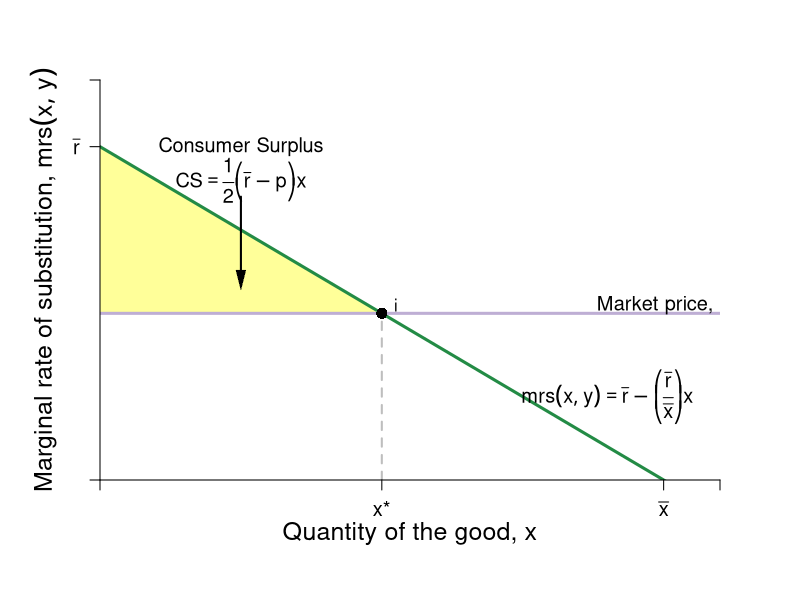

This figure's R source:
require(shape)
pdf(file = "indmarketdemand/mrs_price_cs.pdf", width = 9, height = 7)

#Set parameters for graphics
axislabelsize <- 1.5
labelsize <- 1.2
graphlinewidth <- 3
segmentlinewidth <- 2

COL <- c("#7fc97f", "#beaed4", "#fdc086", "#ffff99", "#386cb0", "#f0027f", "#bf5b17", "#666666")
COLA <- c("#99d8c9","#66c2a4","#41ae76", "#238b45", "#005824")
COLB <- c("#4eb3d3", "#2b8cbe", "#0868ac","#084081")

par(mar =  c(6, 5, 4, 4))

mrsA <- function(x, rmax = 10, xmax = 20) {
  rmax - (rmax/xmax)*x
}

# uA <- function(x, y, rmax, rmax = 10, xmas = 20) {
#   y + rmax*x - (1/2)(rmax/xmax)*x^2
# }

xlims <- c(0, 22)
ylims <- c(0, 12)

npts <- 501 
x <- seq(xlims[1], xlims[2], length.out = npts)
y <- seq(ylims[1], ylims[2], length.out = npts) 
a <- c(46.08, 55, 64)
b <- c(46.08, 55, 64)

plot(0, 0, xlim = xlims, ylim = ylims, type = "n",
     xlab = expression(paste("")),
     ylab = expression(paste("")), 
     xaxt = "n", 
     yaxt = "n", 
     cex.lab = axislabelsize, 
     bty = "n",
     xaxs = "i", 
     yaxs = "i")

# ticksy <- seq(from = 0, to = ylims[2], by = 2)
# ylabels <- seq(from = 0, to = ylims[2], by = 2)
# ticksx <- seq(from = 0, to = xlims[2], by = 2)
# xlabels <- seq(from = 0, to = xlims[2], by = 2)
ticksy <- c(0, 10, ylims[2])
ylabels <- c(NA, expression(paste(bar(r))), NA)
ticksx <- c(0, 10, 20, xlims[2])
xlabels <- c(NA, expression(paste(x,"*")), expression(paste(bar(x))), NA)

npts <- 500 
xx1 <- seq(xlims[1], xlims[2], length.out = npts)

xpoly <- c(0, 10, 0)
ypoly <- c(5, 5, 10)
polygon(x = xpoly, y = ypoly, col = COL[4], density=NULL, border = NA)

lines(xx1, mrsA(xx1, rmax = 10, xmax = 20), col = COLA[4], lwd = graphlinewidth)
#lines(xx1, brfB(xx1, alpha = 16, beta = 1/24), col = COLB[4], lwd = graphlinewidth)

segments(0, 5, xlims[2], 5, lty = 1, col = COL[2] , lwd = graphlinewidth)
segments(10, 0, 10, 5, lty = 2, col = "gray" , lwd = segmentlinewidth)

mtext(expression(paste("Quantity of the good, ", x)), side=1, line = 2.5, cex = axislabelsize)
text(-2, 6, expression(paste("Marginal rate of substitution, ", mrs(x,y))), xpd = TRUE, cex = axislabelsize, srt = 90) 

points(10, 5, pch = 16, col = "black", cex = 1.5)
text(10.5, 5.25, expression(i))

#segments(4.11765, 6.17647, 5.88, 8.88, lty = 1, col = COL[2] , lwd = graphlinewidth)
text(20, 5.25, expression("Market price, p"), cex = labelsize)

#Label mrs function
text(18, 2.5, expression(paste(mrs(x,y) == bar(r) - bgroup("(",frac(bar(r), bar(x)),")")*x)), cex = labelsize)

#Label highest willingness to pay
text(5, 10, expression("Consumer Surplus"), cex = labelsize)
text(5, 9, expression(paste(CS==frac(1, 2)*bgroup("(",bar(r) - p,")")*x)), cex = labelsize)
Arrows(5, 8.5, 5, 6, col = "black", lty = 1, lwd = 2, arr.type = "triangle", arr.lwd = 0.5)

axis(1, at = ticksx, pos = 0, labels = xlabels, cex.axis = labelsize)
axis(2, at = ticksy, pos = 0, labels = ylabels, las = 1, cex.axis = labelsize)

dev.off()
